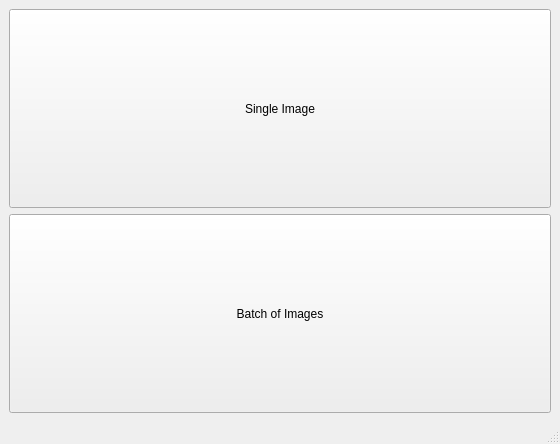
<?xml version="1.0" encoding="UTF-8"?>
<ui version="4.0">
 <class>MainWindow</class>
 <widget class="QMainWindow" name="MainWindow">
  <property name="geometry">
   <rect>
    <x>0</x>
    <y>0</y>
    <width>560</width>
    <height>444</height>
   </rect>
  </property>
  <property name="sizePolicy">
   <sizepolicy hsizetype="Preferred" vsizetype="Expanding">
    <horstretch>0</horstretch>
    <verstretch>0</verstretch>
   </sizepolicy>
  </property>
  <property name="windowTitle">
   <string>Raw Image Viewer</string>
  </property>
  <property name="windowIcon">
   <iconset>
    <normaloff>resources/rawImageViewer/icon.ico</normaloff>resources/rawImageViewer/icon.ico</iconset>
  </property>
  <property name="unifiedTitleAndToolBarOnMac">
   <bool>false</bool>
  </property>
  <widget class="QWidget" name="centralwidget">
   <layout class="QGridLayout" name="gridLayout">
    <item row="0" column="0">
     <widget class="QPushButton" name="pushButton">
      <property name="sizePolicy">
       <sizepolicy hsizetype="Minimum" vsizetype="MinimumExpanding">
        <horstretch>0</horstretch>
        <verstretch>0</verstretch>
       </sizepolicy>
      </property>
      <property name="text">
       <string>Single Image</string>
      </property>
     </widget>
    </item>
    <item row="1" column="0">
     <widget class="QPushButton" name="pushButton_2">
      <property name="sizePolicy">
       <sizepolicy hsizetype="Minimum" vsizetype="MinimumExpanding">
        <horstretch>0</horstretch>
        <verstretch>0</verstretch>
       </sizepolicy>
      </property>
      <property name="text">
       <string>Batch of Images</string>
      </property>
     </widget>
    </item>
   </layout>
  </widget>
  <widget class="QMenuBar" name="menubar">
   <property name="geometry">
    <rect>
     <x>0</x>
     <y>0</y>
     <width>560</width>
     <height>18</height>
    </rect>
   </property>
  </widget>
  <widget class="QStatusBar" name="statusbar"/>
  <action name="actionSingle">
   <property name="text">
    <string>Single</string>
   </property>
  </action>
  <action name="actionBatch">
   <property name="text">
    <string>Batch</string>
   </property>
  </action>
 </widget>
 <resources/>
 <connections/>
</ui>
